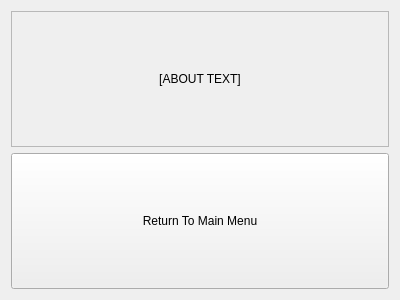
<?xml version="1.0" encoding="UTF-8"?>
<ui version="4.0">
 <class>AboutWidget</class>
 <widget class="QWidget" name="AboutWidget">
  <property name="geometry">
   <rect>
    <x>0</x>
    <y>0</y>
    <width>400</width>
    <height>300</height>
   </rect>
  </property>
  <property name="windowTitle">
   <string>Form</string>
  </property>
  <layout class="QVBoxLayout" name="verticalLayout">
   <item>
    <widget class="QScrollArea" name="ui_scroll_area_">
     <property name="sizePolicy">
      <sizepolicy hsizetype="Expanding" vsizetype="Expanding">
       <horstretch>0</horstretch>
       <verstretch>0</verstretch>
      </sizepolicy>
     </property>
     <property name="widgetResizable">
      <bool>true</bool>
     </property>
     <widget class="QWidget" name="ui_scroll_layout">
      <property name="geometry">
       <rect>
        <x>0</x>
        <y>0</y>
        <width>380</width>
        <height>136</height>
       </rect>
      </property>
      <layout class="QVBoxLayout" name="verticalLayout_2">
       <item>
        <widget class="QLabel" name="ui_about_label_">
         <property name="sizePolicy">
          <sizepolicy hsizetype="Expanding" vsizetype="Expanding">
           <horstretch>0</horstretch>
           <verstretch>0</verstretch>
          </sizepolicy>
         </property>
         <property name="text">
          <string>[ABOUT TEXT]</string>
         </property>
         <property name="alignment">
          <set>Qt::AlignCenter</set>
         </property>
        </widget>
       </item>
      </layout>
     </widget>
    </widget>
   </item>
   <item>
    <widget class="QPushButton" name="ui_return_button_">
     <property name="sizePolicy">
      <sizepolicy hsizetype="Expanding" vsizetype="Expanding">
       <horstretch>0</horstretch>
       <verstretch>0</verstretch>
      </sizepolicy>
     </property>
     <property name="text">
      <string>Return To Main Menu</string>
     </property>
    </widget>
   </item>
  </layout>
 </widget>
 <resources/>
 <connections>
  <connection>
   <sender>ui_return_button_</sender>
   <signal>clicked()</signal>
   <receiver>AboutWidget</receiver>
   <slot>ReturnToMainMenu()</slot>
   <hints>
    <hint type="sourcelabel">
     <x>199</x>
     <y>221</y>
    </hint>
    <hint type="destinationlabel">
     <x>199</x>
     <y>149</y>
    </hint>
   </hints>
  </connection>
 </connections>
 <slots>
  <slot>ReturnToMainMenu()</slot>
 </slots>
</ui>
